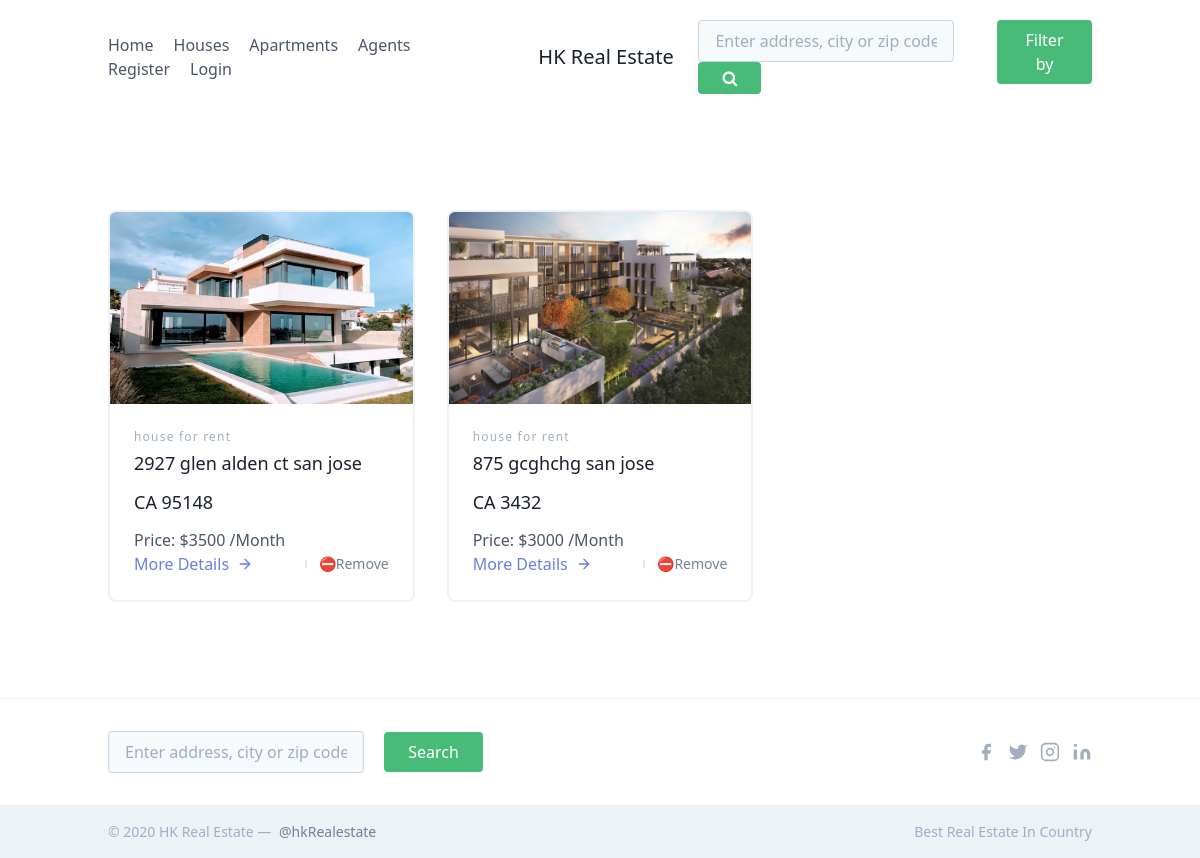
Screenshot of /mysaved1 with the database file from the repository.
### properties/models.py (models this page shows, shortened)
class properties(models.Model):
    TYPE_CHOICES=(
        ('house',"HOUSE"),
        ('apartments','Apartments')
    )
    STATE_CHOICES= (('AL', 'Alabama'), ('AK', 'Alaska'), ('AZ', 'Arizona'), ('AR', 'Arkansas'), ('CA', 'California'), ('CO', 'Colorado'), ('CT', 'Connecticut'), ('DE', 'Delaware'), ('DC', 'District of Columbia'), ('FL', 'Florida'), ('GA', 'Georgia'), ('HI', 'Hawaii'), ('ID', 'Idaho'), ('IL', 'Illinois'), ('IN', 'Indiana'), ('IA', 'Iowa'), ('KS', 'Kansas'), ('KY', 'Kentucky'), ('LA', 'Louisiana'), ('ME', 'Maine'), ('MD', 'Maryland'), ('MA', 'Massachusetts'), ('MI', 'Michigan'), ('MN', 'Minnesota'), ('MS', 'Mississippi'), ('MO', 'Missouri'), ('MT', 'Montana'), ('NE', 'Nebraska'), ('NV', 'Nevada'), ('NH', 'New Hampshire'), ('NJ', 'New Jersey'), ('NM', 'New Mexico'), ('NY', 'New York'), ('NC', 'North Carolina'), ('ND', 'North Dakota'), ('OH', 'Ohio'), ('OK', 'Oklahoma'), ('OR', 'Oregon'), ('PA', 'Pennsylvania'), ('RI', 'Rhode Island'), ('SC', 'South Carolina'), ('SD', 'South Dakota'), ('TN', 'Tennessee'), ('TX', 'Texas'), ('UT', 'Utah'), ('VT', 'Vermont'), ('VA', 'Virginia'), ('WA', 'Washington'), ('WV', 'West Virginia'), ('WI', 'Wisconsin'), ('WY', 'Wyoming'))
    BED_CHOICES=(
        (1,1),
        (2,2),
        (3,3),
        (4,4),
        (5,5)
    )
    BATH_CHOICES=(
        (1, 1),
        (2, 2),
        (3, 3),
        (4, 4),
        (5, 5)
    )
    PURPOSE_CHOICES=(
        ('rent','Rent'),
        ('sale','Sale')
    )
    agent_name=models.ForeignKey(agent,on_delete=models.CASCADE,related_name='property',default='Tess')
    type=models.CharField(max_length=20,choices=TYPE_CHOICES,default='house')
    purpose=models.CharField(max_length=20 ,choices=PURPOSE_CHOICES,default='rent')
    address=models.CharField(max_length=100)
    city=models.CharField(max_length=20)
    state=models.CharField(max_length=30,choices=STATE_CHOICES,default='AL')
    zipCode=models.CharField(max_length=5)
    bed=models.IntegerField(choices=BED_CHOICES,default=1)
    bath=models.IntegerField(choices=BATH_CHOICES,default=1)
    area=models.IntegerField()
    price=models.IntegerField()
    details=models.CharField(max_length=50)
    images=models.ImageField(upload_to='static/images',blank=True)
    available = models.BooleanField(default=True)
    created = models.DateTimeField(default=timezone.now)
    updated = models.DateTimeField(default=timezone.now)

### properties/views.py (the view)
# urls.py: path('mysaved<str:username>',views.getsaved,name='mysaved'),
def getsaved(request,username):
    saved_property=saved.objects.filter(user_name=username)
    l1=[]
    for i in saved_property:
        l1.append(i.property_id)
    data = {'properties': set(l1)}
    return render(request, 'saved.html', data)

### templates/saved.html (shortened to what this page needs)
{% extends "base.html" %}
{% load static %}
{% block content %}
<section class="text-gray-700 body-font">
  <div class="container px-5 py-24 mx-auto">
    <div class="flex flex-wrap -m-4">
        {% for property in properties %}
        <div class="p-4 md:w-1/3">
        <div class="h-full border-2 border-gray-200 rounded-lg overflow-hidden">
          <img class="lg:h-48 md:h-36 w-full object-cover object-center" src="{% if property.images %}{{ property.images.url }}{% else %}{% static 'images/no_image.png' %}{% endif %}" alt="mypic">
          <div class="p-6">
            <h2 class="tracking-widest text-xs title-font font-medium text-gray-500 mb-1">{{property.type}}  for  {{property.purpose}} </h2>
            <h1 class="title-font text-lg font-medium text-gray-900 mb-3">{{property.address}}   {{property.city}}</h1>
               <h1 class="title-font text-lg font-medium text-gray-900 mb-3">{{property.state}}   {{property.zipCode}}</h1>
              {% if property.purpose == 'rent' %}
              <p class="leading-relaxed mb-3"><h1>Price: ${{property.price}} /Month</h1></p>
              {% else %}
                  <p class="leading-relaxed mb-3"><h1>Price: ${{property.price}} </h1></p>
              {% endif %}
            <div class="flex items-center flex-wrap ">
              <a class="text-indigo-500 inline-flex items-center md:mb-2 lg:mb-0" href="{% url 'detail' property.id %}">More Details
                <svg class="w-4 h-4 ml-2" viewBox="0 0 24 24" stroke="currentColor" stroke-width="2" fill="none" stroke-linecap="round" stroke-linejoin="round">
                  <path d="M5 12h14"></path>
                  <path d="M12 5l7 7-7 7"></path>
                </svg>
              </a>
              <span class="text-gray-600 mr-3 inline-flex items-center lg:ml-auto md:ml-0 ml-auto leading-none text-sm pr-3 py-1 border-r-2 border-gray-300">
              </span>
              <span class="text-gray-600 inline-flex items-center leading-none text-sm">
               <a href="{% url 'remove' user.id property.id  %}"> &#9940;Remove</a>
              </span>
            </div>
          </div>
        </div>
        </div>
        {% endfor %}
      </div>
  </div>
</section>
{% endblock %}

### templates/base.html (shortened to what this page needs)
{% load static %}
<!DOCTYPE html>
<html lang="en">
<head>
    <link href="https://unpkg.com/tailwindcss@^1.0/dist/tailwind.min.css" rel="stylesheet">
    <link rel="stylesheet" href="https://cdnjs.cloudflare.com/ajax/libs/font-awesome/4.7.0/css/font-awesome.min.css">
</head>
<body>
<header class="text-gray-700 body-font">
  <div class="container mx-auto flex flex-wrap p-5 flex-col md:flex-row items-center">
    <nav class="flex lg:w-2/5 flex-wrap items-center text-base md:ml-auto">
      <a class="mr-5 hover:text-gray-900" href="{% url 'index' %}">Home</a>
      <a class="mr-5 hover:text-gray-900" href="{% url 'houses' %}"  >Houses</a>
      <a class="mr-5 hover:text-gray-900" href="{% url 'apartments' %}">Apartments</a>
      <a class="mr-5 hover:text-gray-900" href="{% url 'getagents' %}">Agents</a>
      {% if user.is_authenticated %}
       <a class="mr-5 hover:text-gray-900" href="{% url 'mysaved' user.id %}">Your Saved</a>
             <a class="mr-5 hover:text-gray-900" href="{% url 'logout' %}">
          Logout</a>
         <h1 class="title-font text-lg font-medium text-gray-900 mb-3">Hello {{user.username}}</h1>
      {%else%}
      <a class="mr-5 hover:text-gray-900" href="{% url 'signup' %}">Register</a>
       <a class="mr-5 hover:text-gray-900" href="{% url 'login' %}">Login</a>
                                     {%endif%}
    </nav>
    <a class="flex order-first lg:order-none lg:w-1/5 title-font font-medium items-center text-gray-900 lg:items-center lg:justify-center mb-4 md:mb-0">
        <span class="ml-3 text-xl"><h1 >HK Real Estate</h1> </span>
    </a>
    <div class="lg:w-2/5 inline-flex lg:justify-end ml-5 lg:ml-0">
      <form action="{% url 'search' %}"  >
       <input name="text" class="sm:w-64 w-40 bg-gray-100 rounded sm:mr-4 mr-2 border border-gray-400 focus:outline-none focus:border-green-500 text-base py-2 px-4" placeholder="Enter address, city or zip code" type="text">
        <button type="submit"  class="inline-flex text-white bg-green-500 border-0 py-2 px-6 focus:outline-none hover:bg-green-600 rounded"><i class="fa fa-search"></i></button>
    </form>
 <div class="dropdown">
  <button class="inline-flex text-white bg-green-500 border-0 py-2 px-6 focus:outline-none hover:bg-green-600 rounded">Filter by</button>
</div>
    </div>
  </div>
</header>
 {% block content %}
 {% endblock %}
<footer class="text-gray-700 body-font">
  <div class="border-t border-gray-200">
    <div class="container px-5 py-8 flex flex-wrap mx-auto items-center">
      <div class="flex md:flex-no-wrap flex-wrap justify-center md:justify-start">
         <form action="{% url 'search' %}"  >
       <input name="text" class="sm:w-64 w-40 bg-gray-100 rounded sm:mr-4 mr-2 border border-gray-400 focus:outline-none focus:border-green-500 text-base py-2 px-4" placeholder="Enter address, city or zip code" type="text">
        <button type="submit" class="inline-flex text-white bg-green-500 border-0 py-2 px-6 focus:outline-none hover:bg-green-600 rounded">Search</button>
    </form>
      </div>
      <span class="inline-flex lg:ml-auto lg:mt-0 mt-6 w-full justify-center md:justify-start md:w-auto">
        <a class="text-gray-500">
          <svg fill="currentColor" stroke-linecap="round" stroke-linejoin="round" stroke-width="2" class="w-5 h-5" viewBox="0 0 24 24">
            <path d="M18 2h-3a5 5 0 00-5 5v3H7v4h3v8h4v-8h3l1-4h-4V7a1 1 0 011-1h3z"></path>
          </svg>
        </a>
        <a class="ml-3 text-gray-500">
          <svg fill="currentColor" stroke-linecap="round" stroke-linejoin="round" stroke-width="2" class="w-5 h-5" viewBox="0 0 24 24">
            <path d="M23 3a10.9 10.9 0 01-3.14 1.53 4.48 4.48 0 00-7.86 3v1A10.66 10.66 0 013 4s-4 9 5 13a11.64 11.64 0 01-7 2c9 5 20 0 20-11.5a4.5 4.5 0 00-.08-.83A7.72 7.72 0 0023 3z"></path>
          </svg>
        </a>
        <a class="ml-3 text-gray-500">
          <svg fill="none" stroke="currentColor" stroke-linecap="round" stroke-linejoin="round" stroke-width="2" class="w-5 h-5" viewBox="0 0 24 24">
            <rect width="20" height="20" x="2" y="2" rx="5" ry="5"></rect>
            <path d="M16 11.37A4 4 0 1112.63 8 4 4 0 0116 11.37zm1.5-4.87h.01"></path>
          </svg>
        </a>
        <a class="ml-3 text-gray-500">
          <svg fill="currentColor" stroke="currentColor" stroke-linecap="round" stroke-linejoin="round" stroke-width="0" class="w-5 h-5" viewBox="0 0 24 24">
            <path stroke="none" d="M16 8a6 6 0 016 6v7h-4v-7a2 2 0 00-2-2 2 2 0 00-2 2v7h-4v-7a6 6 0 016-6zM2 9h4v12H2z"></path>
            <circle cx="4" cy="4" r="2" stroke="none"></circle>
          </svg>
        </a>
      </span>
    </div>
  </div>
  <div class="bg-gray-200">
    <div class="container mx-auto py-4 px-5 flex flex-wrap flex-col sm:flex-row">
      <p class="text-gray-500 text-sm text-center sm:text-left">© 2020 HK Real Estate —
        <a href="https://twitter.com/knyttneve" class="text-gray-600 ml-1" target="_blank" rel="noopener noreferrer">@hkRealestate</a>
      </p>
      <span class="sm:ml-auto sm:mt-0 mt-2 sm:w-auto w-full sm:text-left text-center text-gray-500 text-sm">Best Real Estate In Country</span>
    </div>
  </div>
</footer>
</body>
</html>

### templates/base.html (style rules this page uses)
.dropdown { position: relative; display: inline-block; }

### rows the page displays
properties: images (picture), type "house", purpose "rent", address "2927 glen alden ct", city "san jose", state "CA", zipCode "95148", price "3500"
properties: images (picture), type "house", purpose "rent", address "875 gcghchg", city "san jose", state "CA", zipCode "3432", price "3000"
